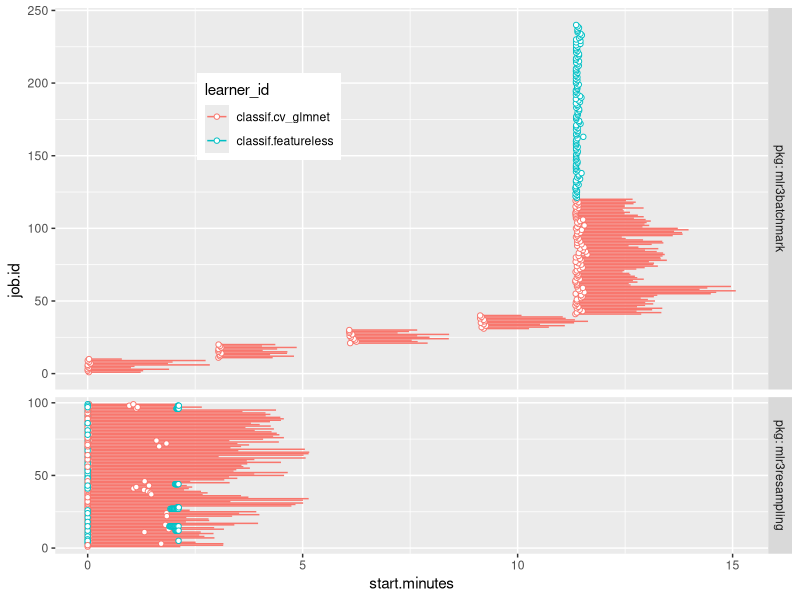

Reproduce this figure in R.
library(data.table)
library(ggplot2)
proj_dt <- fread("NSCH_autism_reproduce_proj_results.csv")
reg_dt <- fread("NSCH_autism_reproduce_registry_jobs.csv")
minutes <- function(seconds)as.numeric(seconds)/60
both_dt <- rbind(
  proj_dt[, .(pkg="mlr3resampling", started=start.time, done=end.time, learner_id, job.id=process)],
  reg_dt[, .(pkg="mlr3batchmark", started, done, learner_id, job.id)]
)[, let(
  start.minutes=minutes(started-min(started)),
  end.minutes=minutes(done-min(started))
), by=pkg]
  
gg <- ggplot()+
  facet_grid(pkg~., labeller=label_both, scales="free", space="free")+
  scale_y_continuous(breaks=seq(0, 300, by=50))+
  geom_segment(aes(
    start.minutes, job.id,
    color=learner_id,
    xend=end.minutes, yend=job.id),
    data=both_dt)+
  geom_point(aes(
    start.minutes, job.id,
    color=learner_id),
    shape=21,
    fill="white",
    data=both_dt)+
  theme(legend.position=c(0.3, 0.8))
png(
  "NSCH_autism_reproduce_timings.png",
  width=8, height=5, units="in", res=200)
print(gg)
dev.off()
